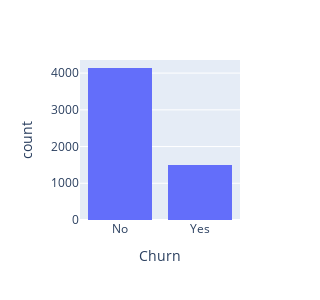

Here is the notebook cell this chart was saved with:
### Code cell
px.histogram(df_train, x=target_name,height=300,width=300)

### Figure 1 — Plotly figure (JSON) as saved in the notebook; plotly's stock layout.template omitted (floating-point values rounded to 4 significant figures; data arrays with more than 128 entries replaced by an {"elided": "..."} marker saying what was removed)
{"data": [{"alignmentgroup": "True", "bingroup": "x", "hovertemplate": "Churn=%{x}<br>count=%{y}<extra></extra>", "legendgroup": "", "marker": {"color": "#636efa"}, "name": "", "offsetgroup": "", "orientation": "v", "showlegend": false, "type": "histogram", "x": {"elided": "5634 str values"}, "xaxis": "x", "yaxis": "y"}], "layout": {"barmode": "relative", "height": 300, "legend": {"tracegroupgap": 0}, "margin": {"t": 60}, "width": 300, "xaxis": {"anchor": "y", "domain": [0, 1], "title": {"text": "Churn"}}, "yaxis": {"anchor": "x", "domain": [0, 1], "title": {"text": "count"}}}}
